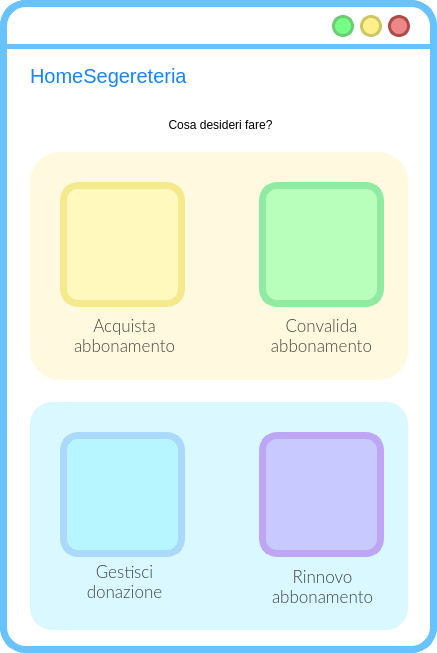
<?xml version="1.0" encoding="UTF-8"?>
<ui version="4.0">
 <class>MainWindow</class>
 <widget class="QMainWindow" name="MainWindow">
  <property name="geometry">
   <rect>
    <x>0</x>
    <y>0</y>
    <width>437</width>
    <height>653</height>
   </rect>
  </property>
  <property name="windowTitle">
   <string>MainWindow</string>
  </property>
  <property name="styleSheet">
   <string notr="true">QWidget{
background:rgb(255, 255, 255);
border-radius:26px;
border-color:rgb(104, 194, 253);
border-style: solid;
border-width:7;
}
QLabel{
border-width:0;
font: 20pt &quot;Lato Light&quot;;
}
QLineEdit{
border-width:0;
font: 14pt &quot;Lato Light&quot;;
}
QAbstractItemView {
    border: 3px solid  rgb(104, 194, 253);  
border-radius:8px;
  selection-background-color:  rgb(104, 194, 253);
margin:-2px;
text-align:center;
border-width:5;
}</string>
  </property>
  <widget class="QWidget" name="centralwidget">
   <widget class="QLabel" name="label">
    <property name="geometry">
     <rect>
      <x>0</x>
      <y>44</y>
      <width>641</width>
      <height>5</height>
     </rect>
    </property>
    <property name="styleSheet">
     <string notr="true">background-color:rgb(104, 194, 253);</string>
    </property>
    <property name="text">
     <string/>
    </property>
   </widget>
   <widget class="QPushButton" name="reduceButton">
    <property name="geometry">
     <rect>
      <x>332</x>
      <y>15</y>
      <width>22</width>
      <height>22</height>
     </rect>
    </property>
    <property name="sizePolicy">
     <sizepolicy hsizetype="Fixed" vsizetype="Fixed">
      <horstretch>0</horstretch>
      <verstretch>0</verstretch>
     </sizepolicy>
    </property>
    <property name="minimumSize">
     <size>
      <width>22</width>
      <height>22</height>
     </size>
    </property>
    <property name="maximumSize">
     <size>
      <width>24</width>
      <height>24</height>
     </size>
    </property>
    <property name="cursor">
     <cursorShape>PointingHandCursor</cursorShape>
    </property>
    <property name="styleSheet">
     <string notr="true">QPushButton{
 background-color:#76ff85;
 border-style: solid;
 border-radius:11px;
font: 18pt &quot;Candara&quot;;
border-color:#6bcc73;
border-width:3;
}

QPushButton::pressed{
	background-color : white;
	border-color:#6bcc73;
	border-width:3;
}
</string>
    </property>
    <property name="text">
     <string/>
    </property>
   </widget>
   <widget class="QPushButton" name="exitButton">
    <property name="geometry">
     <rect>
      <x>388</x>
      <y>15</y>
      <width>22</width>
      <height>22</height>
     </rect>
    </property>
    <property name="sizePolicy">
     <sizepolicy hsizetype="Fixed" vsizetype="Fixed">
      <horstretch>0</horstretch>
      <verstretch>0</verstretch>
     </sizepolicy>
    </property>
    <property name="minimumSize">
     <size>
      <width>22</width>
      <height>22</height>
     </size>
    </property>
    <property name="maximumSize">
     <size>
      <width>24</width>
      <height>24</height>
     </size>
    </property>
    <property name="cursor">
     <cursorShape>PointingHandCursor</cursorShape>
    </property>
    <property name="styleSheet">
     <string notr="true">QPushButton{
 background-color:#ee8888;
 border-style: solid;
 border-radius:11px;
font: 18pt &quot;Candara&quot;;
border-color:#ae4a4a;
border-width:3;
}

QPushButton::pressed{
	background-color : white;
	border-color:#ae4a4a;
	border-width:3;
}
</string>
    </property>
    <property name="text">
     <string/>
    </property>
   </widget>
   <widget class="QPushButton" name="maximizeButton">
    <property name="geometry">
     <rect>
      <x>360</x>
      <y>15</y>
      <width>22</width>
      <height>22</height>
     </rect>
    </property>
    <property name="sizePolicy">
     <sizepolicy hsizetype="Fixed" vsizetype="Fixed">
      <horstretch>0</horstretch>
      <verstretch>0</verstretch>
     </sizepolicy>
    </property>
    <property name="minimumSize">
     <size>
      <width>20</width>
      <height>20</height>
     </size>
    </property>
    <property name="maximumSize">
     <size>
      <width>24</width>
      <height>24</height>
     </size>
    </property>
    <property name="cursor">
     <cursorShape>PointingHandCursor</cursorShape>
    </property>
    <property name="styleSheet">
     <string notr="true">QPushButton{
 background-color:#fff08c	;
 border-style: solid;
 border-radius:11px;
font: 18pt &quot;Candara&quot;;
border-color:#ccc664;
border-width:3;
}

QPushButton::pressed{
	background-color : white;
	border-color:#ccc664;
	border-width:3;
}
</string>
    </property>
    <property name="text">
     <string/>
    </property>
   </widget>
   <widget class="QLabel" name="titoloLabel">
    <property name="geometry">
     <rect>
      <x>30</x>
      <y>60</y>
      <width>191</width>
      <height>31</height>
     </rect>
    </property>
    <property name="styleSheet">
     <string notr="true">font-size: 20px;
text-align: left;
background-color: rgba(255, 255, 255,0);
color: #1684FC;
font: 14pt &quot;Lato&quot;;</string>
    </property>
    <property name="text">
     <string>HomeSegereteria</string>
    </property>
   </widget>
   <widget class="QLabel" name="accountButton">
    <property name="geometry">
     <rect>
      <x>360</x>
      <y>60</y>
      <width>38</width>
      <height>38</height>
     </rect>
    </property>
    <property name="font">
     <font>
      <family>Lato Light</family>
      <pointsize>20</pointsize>
      <weight>50</weight>
      <italic>false</italic>
      <bold>false</bold>
     </font>
    </property>
    <property name="styleSheet">
     <string notr="true">QLabel{
left: 679px;
top: 140px;
width: 38px;
height: 38px;
border-radius: 33px;
background-color: rgba(173, 237, 255, 0);
}</string>
    </property>
    <property name="text">
     <string/>
    </property>
    <property name="pixmap">
     <pixmap>res/account_circle_FILL1_wght600_GRAD200_opsz48_risultato.png</pixmap>
    </property>
    <property name="scaledContents">
     <bool>true</bool>
    </property>
    <property name="margin">
     <number>0</number>
    </property>
   </widget>
   <widget class="QLabel" name="label_2">
    <property name="geometry">
     <rect>
      <x>30</x>
      <y>152</y>
      <width>378</width>
      <height>228</height>
     </rect>
    </property>
    <property name="styleSheet">
     <string notr="true">QLabel{
background-color: rgb(255, 250, 223);
left: 202px;
top: 233px;
width: 378px;
height: 214px;
line-height: 20px;
border-radius: 22px;
text-align: center;
border-width:0;
border-radius: 30px
}


</string>
    </property>
    <property name="text">
     <string/>
    </property>
   </widget>
   <widget class="QLabel" name="label_4">
    <property name="geometry">
     <rect>
      <x>10</x>
      <y>100</y>
      <width>421</width>
      <height>51</height>
     </rect>
    </property>
    <property name="styleSheet">
     <string notr="true">QLabel{
background-color: rgba(255, 255, 255,0);
}</string>
    </property>
    <property name="text">
     <string>&lt;html&gt;&lt;head/&gt;&lt;body&gt;&lt;p align=&quot;center&quot;&gt;Cosa desideri fare?&lt;/p&gt;&lt;/body&gt;&lt;/html&gt;</string>
    </property>
   </widget>
   <widget class="QLabel" name="acquistaAbbonamentoBigButton">
    <property name="geometry">
     <rect>
      <x>60</x>
      <y>182</y>
      <width>125</width>
      <height>125</height>
     </rect>
    </property>
    <property name="cursor">
     <cursorShape>PointingHandCursor</cursorShape>
    </property>
    <property name="mouseTracking">
     <bool>true</bool>
    </property>
    <property name="styleSheet">
     <string notr="true">QLabel{
background-color:rgb(255, 249, 190);
border-radius:18;
border-color:rgb(244, 233, 140);
border-width:7;
border-style: solid;
}

QLabel:hover{
background-color: rgb(244, 233, 140);
}
</string>
    </property>
    <property name="text">
     <string/>
    </property>
    <property name="pixmap">
     <pixmap>res/workspace_premium_FILL1_wght600_GRAD200_opsz48_risultato.png</pixmap>
    </property>
    <property name="scaledContents">
     <bool>true</bool>
    </property>
    <property name="margin">
     <number>17</number>
    </property>
   </widget>
   <widget class="QLabel" name="label_3">
    <property name="geometry">
     <rect>
      <x>30</x>
      <y>402</y>
      <width>378</width>
      <height>228</height>
     </rect>
    </property>
    <property name="styleSheet">
     <string notr="true">QLabel{
left: 202px;
top: 465px;
width: 378px;
height: 219px;
line-height: 20px;
border-radius: 22px;
background-color: rgba(218, 248, 255);
text-align: center;
}


</string>
    </property>
    <property name="text">
     <string/>
    </property>
   </widget>
   <widget class="QLabel" name="label_12">
    <property name="geometry">
     <rect>
      <x>266</x>
      <y>310</y>
      <width>111</width>
      <height>51</height>
     </rect>
    </property>
    <property name="font">
     <font>
      <family>Lato Light</family>
      <pointsize>-1</pointsize>
      <weight>50</weight>
      <italic>false</italic>
      <bold>false</bold>
     </font>
    </property>
    <property name="styleSheet">
     <string notr="true">QLabel{
background-color: rgb(255, 250, 223);
left: 244px;
top: 414px;
width: 119px;
height: 19px;
color: rgba(16, 16, 16,200);
font-size: 16px;

}</string>
    </property>
    <property name="text">
     <string>&lt;html&gt;&lt;head/&gt;&lt;body&gt;&lt;p align=&quot;center&quot;&gt;&lt;span style=&quot; font-size:13pt;&quot;&gt;Convalida &lt;br/&gt;abbonamento&lt;/span&gt;&lt;/p&gt;&lt;/body&gt;&lt;/html&gt;</string>
    </property>
   </widget>
   <widget class="QLabel" name="label_15">
    <property name="geometry">
     <rect>
      <x>74</x>
      <y>310</y>
      <width>101</width>
      <height>51</height>
     </rect>
    </property>
    <property name="font">
     <font>
      <family>Lato Light</family>
      <pointsize>-1</pointsize>
      <weight>50</weight>
      <italic>false</italic>
      <bold>false</bold>
     </font>
    </property>
    <property name="styleSheet">
     <string notr="true">QLabel{
background-color: rgb(255, 250, 223);
left: 244px;
top: 414px;
width: 119px;
height: 19px;
color: rgba(16, 16, 16,200);
font-size: 16px;

}</string>
    </property>
    <property name="text">
     <string>&lt;html&gt;&lt;head/&gt;&lt;body&gt;&lt;p align=&quot;center&quot;&gt;&lt;span style=&quot; font-size:13pt;&quot;&gt;Acquista &lt;br/&gt;abbonamento&lt;/span&gt;&lt;/p&gt;&lt;/body&gt;&lt;/html&gt;</string>
    </property>
   </widget>
   <widget class="QLabel" name="convalidaBigliettoBigButton">
    <property name="geometry">
     <rect>
      <x>259</x>
      <y>182</y>
      <width>125</width>
      <height>125</height>
     </rect>
    </property>
    <property name="cursor">
     <cursorShape>PointingHandCursor</cursorShape>
    </property>
    <property name="mouseTracking">
     <bool>true</bool>
    </property>
    <property name="styleSheet">
     <string notr="true">QLabel{
background-color:rgb(183, 255, 186);
border-radius:18;
border-color:rgb(145, 234, 161);
border-width:7;
border-style: solid;
}

QLabel:hover{
background-color: rgb(145, 234, 161);
}
</string>
    </property>
    <property name="text">
     <string/>
    </property>
    <property name="pixmap">
     <pixmap>res/verified_FILL1_wght600_GRAD200_opsz48_risultato.png</pixmap>
    </property>
    <property name="scaledContents">
     <bool>true</bool>
    </property>
    <property name="margin">
     <number>17</number>
    </property>
   </widget>
   <widget class="QLabel" name="gestisciDonazioneBigButton">
    <property name="geometry">
     <rect>
      <x>60</x>
      <y>432</y>
      <width>125</width>
      <height>125</height>
     </rect>
    </property>
    <property name="cursor">
     <cursorShape>PointingHandCursor</cursorShape>
    </property>
    <property name="mouseTracking">
     <bool>true</bool>
    </property>
    <property name="styleSheet">
     <string notr="true">QLabel{
background-color:rgb(183, 245, 255);
border-radius:18;
border-color:rgb(170, 217, 249);
border-width:7;
border-style: solid;
}

QLabel:hover{
background-color: rgb(170, 217, 249);
}
</string>
    </property>
    <property name="text">
     <string/>
    </property>
    <property name="pixmap">
     <pixmap>res/volunteer_activism_FILL1_wght600_GRAD200_opsz48_risultato.png</pixmap>
    </property>
    <property name="scaledContents">
     <bool>true</bool>
    </property>
    <property name="margin">
     <number>17</number>
    </property>
   </widget>
   <widget class="QLabel" name="rinnovoAbbonamentoBigButton">
    <property name="geometry">
     <rect>
      <x>259</x>
      <y>432</y>
      <width>125</width>
      <height>125</height>
     </rect>
    </property>
    <property name="cursor">
     <cursorShape>PointingHandCursor</cursorShape>
    </property>
    <property name="mouseTracking">
     <bool>true</bool>
    </property>
    <property name="styleSheet">
     <string notr="true">QLabel{
background-color: rgb(199, 201, 255);
border-radius:18;
border-color: rgb(190, 166, 244);
border-width:7;
border-style: solid;
}

QLabel:hover{
background-color: rgb(190, 166, 244);
}
</string>
    </property>
    <property name="text">
     <string/>
    </property>
    <property name="pixmap">
     <pixmap>res/refresh_FILL1_wght600_GRAD200_opsz48_risultato.png</pixmap>
    </property>
    <property name="scaledContents">
     <bool>true</bool>
    </property>
    <property name="margin">
     <number>17</number>
    </property>
   </widget>
   <widget class="QLabel" name="label_16">
    <property name="geometry">
     <rect>
      <x>79</x>
      <y>561</y>
      <width>91</width>
      <height>41</height>
     </rect>
    </property>
    <property name="font">
     <font>
      <family>Lato Light</family>
      <pointsize>-1</pointsize>
      <weight>50</weight>
      <italic>false</italic>
      <bold>false</bold>
     </font>
    </property>
    <property name="styleSheet">
     <string notr="true">QLabel{
background-color: rgb(218, 248, 255);
left: 244px;
top: 414px;
width: 119px;
height: 19px;
color: rgba(16, 16, 16,200);
font-size: 16px;

}</string>
    </property>
    <property name="text">
     <string>&lt;html&gt;&lt;head/&gt;&lt;body&gt;&lt;p align=&quot;center&quot;&gt;&lt;span style=&quot; font-size:13pt;&quot;&gt;Gestisci&lt;br/&gt;donazione&lt;/span&gt;&lt;/p&gt;&lt;/body&gt;&lt;/html&gt;</string>
    </property>
   </widget>
   <widget class="QLabel" name="label_14">
    <property name="geometry">
     <rect>
      <x>272</x>
      <y>561</y>
      <width>101</width>
      <height>51</height>
     </rect>
    </property>
    <property name="font">
     <font>
      <family>Lato Light</family>
      <pointsize>-1</pointsize>
      <weight>50</weight>
      <italic>false</italic>
      <bold>false</bold>
     </font>
    </property>
    <property name="styleSheet">
     <string notr="true">QLabel{
background-color: rgb(218, 248, 255);
left: 244px;
top: 414px;
width: 119px;
height: 19px;
color: rgba(16, 16, 16,200);
font-size: 16px;

}</string>
    </property>
    <property name="text">
     <string>&lt;html&gt;&lt;head/&gt;&lt;body&gt;&lt;p align=&quot;center&quot;&gt;&lt;span style=&quot; font-size:13pt;&quot;&gt;Rinnovo &lt;br/&gt;abbonamento&lt;/span&gt;&lt;/p&gt;&lt;/body&gt;&lt;/html&gt;</string>
    </property>
   </widget>
  </widget>
 </widget>
 <resources>
  <include location="res.qrc"/>
  <include location="res/res.qrc"/>
 </resources>
 <connections/>
</ui>
